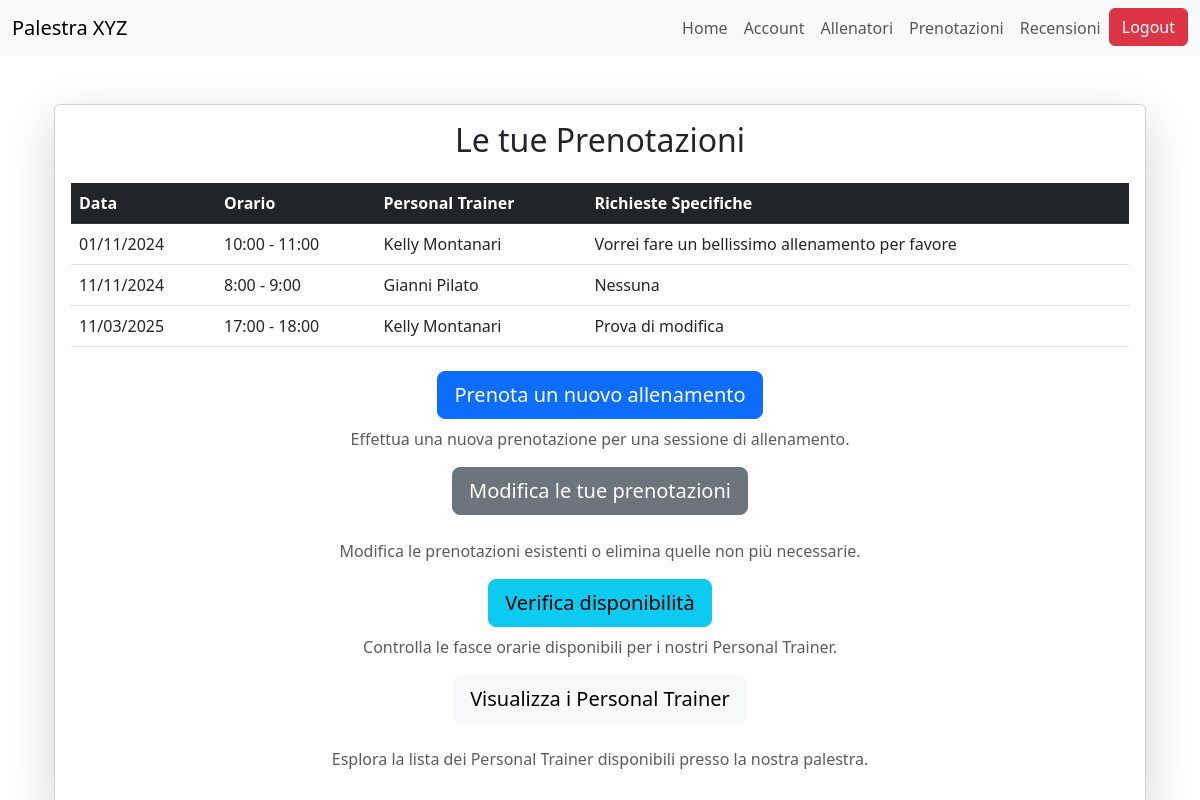
/bookings/ (signed in), run on an earlier commit of the app's database.
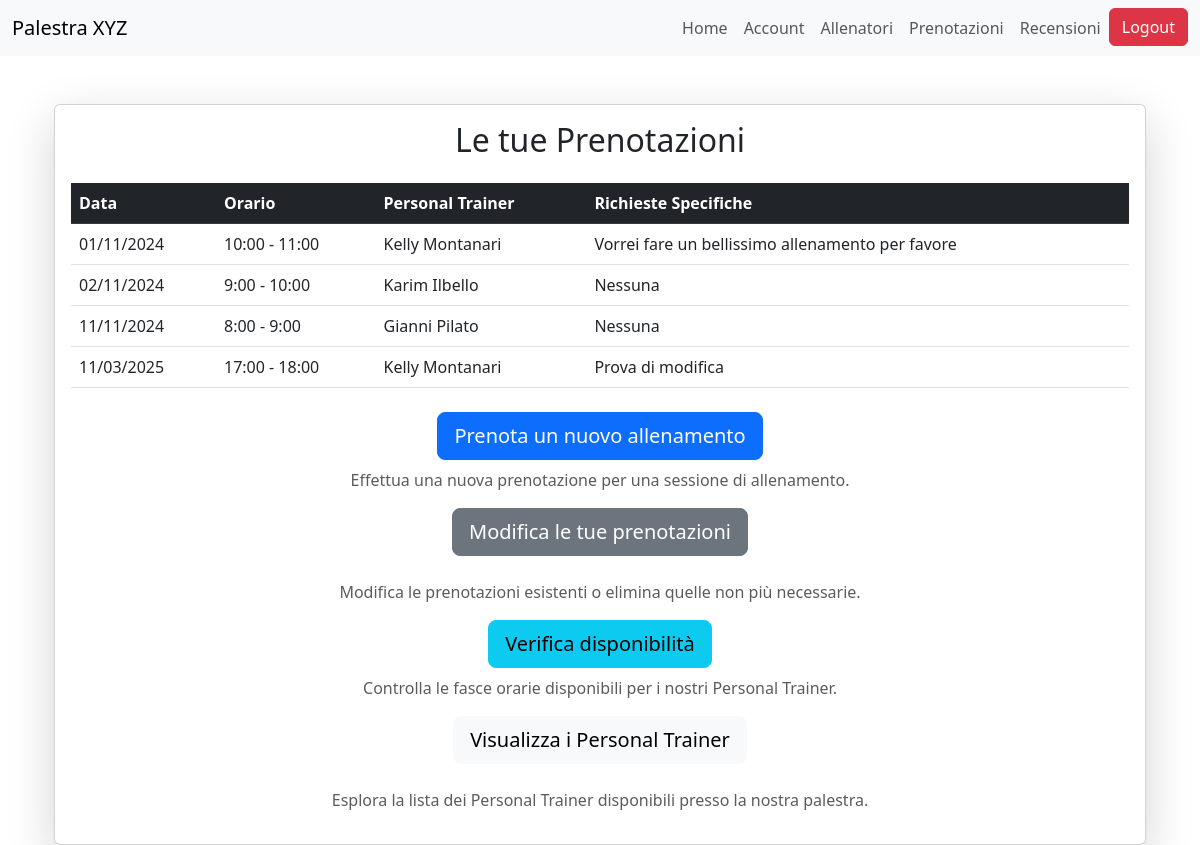
And on a later commit of the database.
### bookings/models.py (models this page shows, shortened)
class Prenotazione(models.Model):
    registrato_utente = models.ForeignKey(RegistratoUtente, on_delete=models.CASCADE)
    personal_trainer = models.ForeignKey(PersonalTrainer, on_delete=models.CASCADE)
    richieste_specifiche = models.TextField(max_length=500, blank=True, null=True)
    ORARI_FASCIA = [
        (8, '8:00 - 9:00'),
        (9, '9:00 - 10:00'),
        (10, '10:00 - 11:00'),
        (11, '11:00 - 12:00'),
        (12, '12:00 - 13:00'),
        (13, '13:00 - 14:00'),
        (14, '14:00 - 15:00'),
        (15, '15:00 - 16:00'),
        (16, '16:00 - 17:00'),
        (17, '17:00 - 18:00'),
        (18, '18:00 - 19:00'),
    ]
    fascia_oraria = models.IntegerField(choices=ORARI_FASCIA)
    data_prenotazione = models.DateField()
    class Meta:
        unique_together = ('personal_trainer', 'fascia_oraria', 'data_prenotazione')
        verbose_name_plural = "Prenotazioni"

### trainers/models.py (models this page shows, shortened)
class PersonalTrainer(models.Model):
    user = models.OneToOneField(User, on_delete=models.CASCADE)
    nome = models.CharField(max_length=100)
    cognome = models.CharField(max_length=100)
    data_di_nascita = models.DateField()
    bio = models.TextField(max_length=500)
    SCELTA_PREFERENZE = [
        ("BB", "BodyBuilding"),
        ("PL", "PowerLifting"),
        ("CL", "Calisthenics"),
        ("ST", "StrongMen"),
        ("YG", "Yoga"),
        ("PS", "Pilates"),
        ("AR", "Aerobico")
    ]
    preferenze = models.CharField(max_length=2, choices=SCELTA_PREFERENZE)
    immagine_profilo = models.ImageField(upload_to=foto_profilo_upload_path, blank=True, null=True)
    competenze = models.TextField(max_length=500, default='Nessuna competenza')
    class Meta:
        verbose_name = "Personal Trainer"
        verbose_name_plural = "Personal Trainers"

### bookings/views.py (the view)
# urls.py: path('', views.bookings_homepage, name='home_page'),
@login_required
def bookings_homepage(request):
    prenotazioni = Prenotazione.objects.filter(registrato_utente__user=request.user).order_by('data_prenotazione', 'fascia_oraria')
    return render(request, 'bookings/bookings_homepage.html', {'prenotazioni': prenotazioni})

### bookings/templates/bookings/bookings_homepage.html
{% extends 'bookings/base.html' %}
{% block content %}
<div class="container mt-5">
    <div class="card shadow-lg">
        <div class="card-body">
            <h2 class="text-center mb-4">Le tue Prenotazioni</h2>
            {% if not user.registratoutente %}
                <div class="alert alert-warning text-center mt-4">
                    <p>Completa il tuo profilo per accedere alle funzionalità di prenotazione.</p>
                    <a href="{% url 'accounts:inserimento_dati_utente' %}" class="btn btn-primary">Completa il Profilo</a>
                </div>
            {% else %}
                {% if prenotazioni %}
                    <table class="table table-hover">
                        <thead class="table-dark">
                            <tr>
                                <th>Data</th>
                                <th>Orario</th>
                                <th>Personal Trainer</th>
                                <th>Richieste Specifiche</th>
                            </tr>
                        </thead>
                        <tbody>
                            {% for prenotazione in prenotazioni %}
                                <tr>
                                    <td>{{ prenotazione.data_prenotazione|date:"d/m/Y" }}</td>
                                    <td>{{ prenotazione.get_fascia_oraria_display }}</td>
                                    <td>{{ prenotazione.personal_trainer.nome }} {{ prenotazione.personal_trainer.cognome }}</td>
                                    <td>{{ prenotazione.richieste_specifiche|default:"Nessuna" }}</td>
                                </tr>
                            {% endfor %}
                        </tbody>
                    </table>
                {% else %}
                    <div class="alert alert-warning text-center" role="alert">
                        Non hai ancora effettuato alcuna prenotazione.
                    </div>
                {% endif %}
                <div class="text-center mt-4">
                    <a href="{% url 'bookings:crea_prenotazione' %}" class="btn btn-primary btn-lg mb-2">
                        Prenota un nuovo allenamento
                    </a>
                    <p class="text-muted">Effettua una nuova prenotazione per una sessione di allenamento.</p>
                    <a href="{% url 'bookings:modifica_prenotazioni' %}" class="btn btn-secondary btn-lg mb-4">
                        Modifica le tue prenotazioni
                    </a>
                    <p class="text-muted">Modifica le prenotazioni esistenti o elimina quelle non più necessarie.</p>
                    <a href="{% url 'trainers:disponibilita_personal_trainers' %}" class="btn btn-info btn-lg mb-2">
                        Verifica disponibilità
                    </a>
                    <p class="text-muted">Controlla le fasce orarie disponibili per i nostri Personal Trainer.</p>
                    <a href="{% url 'trainers:elenco_personal_trainers_ordinato' %}" class="btn btn-light btn-lg mb-4">
                        Visualizza i Personal Trainer
                    </a>
                    <p class="text-muted">Esplora la lista dei Personal Trainer disponibili presso la nostra palestra.</p>
                </div>
            {% endif %}
        </div>
    </div>
</div>
{% endblock %}

What changed in the data, as far as the page shows it:
added Prenotazione: data_prenotazione "02/11/2024", fascia_oraria "9:00 - 10:00", personal_trainer.nome "Karim", personal_trainer.cognome "Ilbello", richieste_specifiche "Nessuna"
